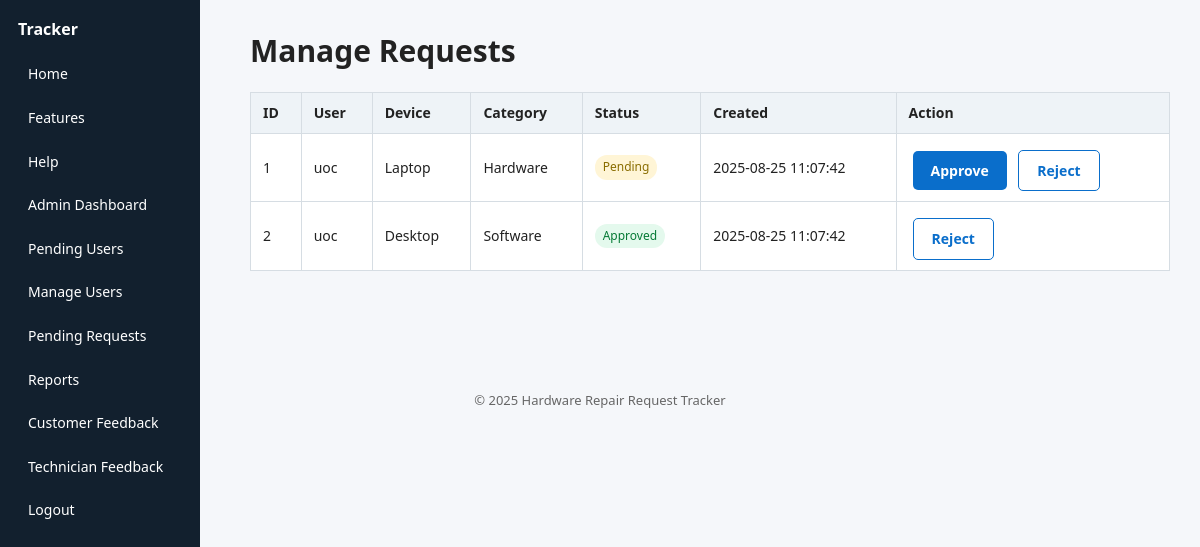
Page /admin/requests.php (signed in) on the earlier database version.
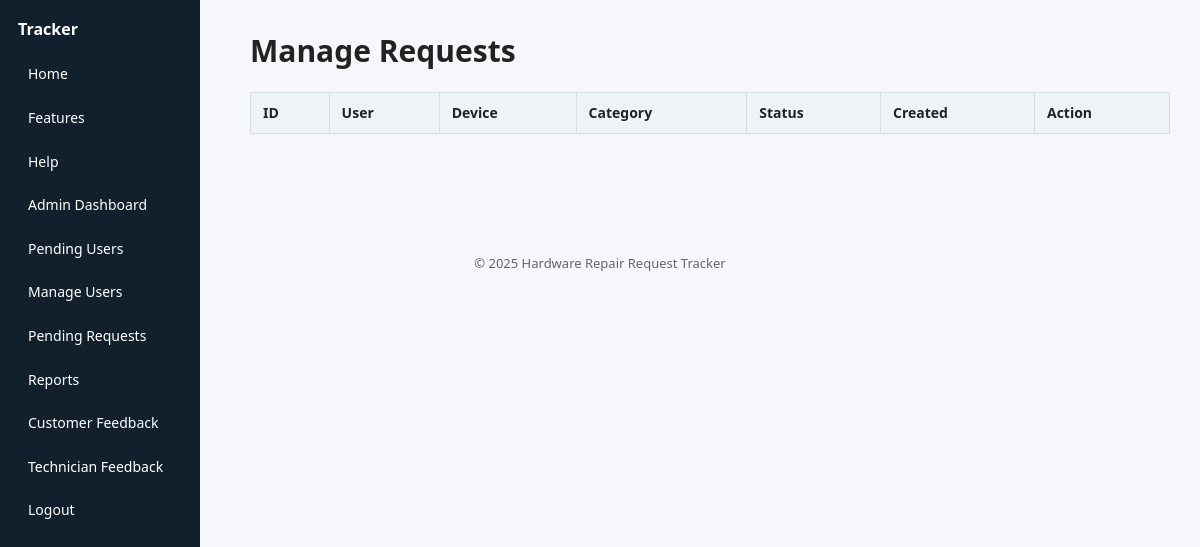
Same page on the later database version.
### tables this page shows
CREATE TABLE requests (
  request_id INT AUTO_INCREMENT PRIMARY KEY,
  user_id INT NOT NULL,
  device_type VARCHAR(100) NOT NULL,
  model VARCHAR(100) DEFAULT NULL,
  serial_no VARCHAR(100) DEFAULT NULL,
  category ENUM('Hardware','Software','Other') NOT NULL,
  description TEXT NOT NULL,
  status ENUM('Pending','Approved','In Progress','Completed','Rejected') NOT NULL DEFAULT 'Pending',
  admin_status ENUM('Pending','Approved','Rejected') DEFAULT 'Pending',
  technician_id INT NULL,
  tech_assigned INT NULL,
  appointment_time DATETIME NULL,
  created_at TIMESTAMP DEFAULT CURRENT_TIMESTAMP,
  updated_at TIMESTAMP DEFAULT CURRENT_TIMESTAMP ON UPDATE CURRENT_TIMESTAMP,
  FOREIGN KEY (user_id) REFERENCES users(user_id) ON DELETE CASCADE,
  FOREIGN KEY (technician_id) REFERENCES users(user_id) ON DELETE SET NULL,
  FOREIGN KEY (tech_assigned) REFERENCES users(user_id) ON DELETE SET NULL
);

CREATE TABLE users (
  user_id INT AUTO_INCREMENT PRIMARY KEY,
  username VARCHAR(50) NOT NULL UNIQUE,
  password VARCHAR(255) NOT NULL,
  role ENUM('admin','user','technician') NOT NULL DEFAULT 'user',
  status ENUM('pending','approved','rejected') NOT NULL DEFAULT 'pending',
  is_disabled TINYINT(1) NOT NULL DEFAULT 0,
  created_at TIMESTAMP DEFAULT CURRENT_TIMESTAMP
);

### config.php (called while the page is built, shortened)
<?php
$BASE_URL    = '/Hardware';
function current_user()
{
    return $_SESSION['user'] ?? null;
}
?>

### admin/requests.php (the view, shortened to what this page needs)
<?php
require_once __DIR__ . '/../config.php';
require_once __DIR__ . '/../db.php';
$res = $mysqli->query("SELECT r.request_id,u.username,r.device_type,r.category,r.status,r.created_at FROM requests r JOIN users u ON r.user_id=u.user_id ORDER BY r.created_at DESC");
?>
<?php include __DIR__ . '/../partials/header.php'; ?>
<h1>Manage Requests</h1>
<table class="table">
  <tr><th>ID</th><th>User</th><th>Device</th><th>Category</th><th>Status</th><th>Created</th><th>Action</th></tr>
  <?php while ($row = $res->fetch_assoc()): ?>
    <tr>
      <td><?= $row['request_id'] ?></td>
      <td><?= htmlspecialchars($row['username']) ?></td>
      <td><?= htmlspecialchars($row['device_type']) ?></td>
      <td><?= $row['category'] ?></td>
      <td><span class="status-tag status-<?= str_replace(' ', '-', $row['status']) ?>"><?= $row['status'] ?></span></td>
      <td><?= $row['created_at'] ?></td>
      <td>
        <?php if ($row['status'] === 'Pending'): ?>
          <a class="btn" href="?approve=<?= $row['request_id'] ?>">Approve</a>
          <a class="btn outline" href="?reject=<?= $row['request_id'] ?>">Reject</a>
        <?php elseif ($row['status'] === 'Approved'): ?>
          <a class="btn outline" href="?reject=<?= $row['request_id'] ?>">Reject</a>
        <?php endif; ?>
      </td>
    </tr>
  <?php endwhile; ?>
</table>
<?php include __DIR__ . '/../partials/footer.php'; ?>

### partials/header.php (shortened to what this page needs)
<?php
require_once __DIR__ . '/../config.php';
?>
<!doctype html>
<html lang="en">
<head>
	<link rel="stylesheet" href="<?= $BASE_URL ?>/assets/css/style.css">
</head>
<body>
<?php include __DIR__ . '/nav.php'; ?>
<main class="with-sidebar">

### partials/nav.php (shortened to what this page needs)
<?php
$u    = current_user();
$role = $u['role'] ?? null;
$base = $BASE_URL;
?>
<nav class="sidebar">
  <h2>Tracker</h2>
  <a href="<?= $base ?>/index.php">Home</a>
  <a href="<?= $base ?>/features.php">Features</a>
  <a href="<?= $base ?>/help.php">Help</a>
  <?php if ($u): ?>
    <?php if ($role === 'admin'): ?>
      <a href="<?= $base ?>/admin/index.php">Admin Dashboard</a>
      <a href="<?= $base ?>/admin/users_pending.php">Pending Users</a>
      <a href="<?= $base ?>/admin/users_manage.php">Manage Users</a>
      <a href="<?= $base ?>/admin/requests_pending.php">Pending Requests</a>
      <a href="<?= $base ?>/admin/reports.php">Reports</a>
      <a href="<?= $base ?>/admin/feedback_customers.php">Customer Feedback</a>
      <a href="<?= $base ?>/admin/feedback_technicians.php">Technician Feedback</a>
    <?php endif; ?>
    <a href="<?= $base ?>/auth/logout.php">Logout</a>
  <?php else: ?>
    <a href="<?= $base ?>/auth/login.php">Login</a>
    <a href="<?= $base ?>/auth/choose_role.php">Register</a>
  <?php endif; ?>
</nav>

### partials/footer.php
</main>
<footer>
	&copy; <?= date('Y') ?> Hardware Repair Request Tracker
</footer>
</body>
</html>

### assets/css/style.css (style rules this page uses)
* { box-sizing: border-box; font-family: system-ui, -apple-system, Segoe UI, Roboto, sans-serif; margin: 0; padding: 0 }
body { background: #f5f7fa; color: #222; line-height: 1.4; font-size: 15px }
a { color: #0a6ecb; text-decoration: none }
.table { width: 100%; border-collapse: collapse; margin: 20px 0; background: #fff }
.table th, .table td { padding: 10px 12px; border: 1px solid #d6dde3; font-size: 14px; text-align: left }
.table th { background: #eef3f7; font-weight: 600 }
nav.sidebar { position: fixed; left: 0; top: 0; bottom: 0; width: 200px; background: #12202e; color: #fff; padding: 18px; display: flex; flex-direction: column; gap: 8px }
nav.sidebar h2 { font-size: 16px; margin-bottom: 8px; font-weight: 600 }
nav.sidebar a { color: #fff; padding: 8px 10px; border-radius: 4px; font-size: 14px; background: transparent }
main.with-sidebar { margin-left: 220px; padding: 30px 30px 60px }
footer { margin: 40px 0 20px; text-align: center; color: #666; font-size: 13px }
button, .btn { display: inline-block; background: #0a6ecb; color: #fff; border: none; padding: 10px 18px; border-radius: 5px; font-size: 14px; font-weight: 600; cursor: pointer; margin: 6px 4px 0 }
.btn.outline { background: #fff; color: #0a6ecb; border: 1px solid #0a6ecb }
.status-tag { padding: 4px 8px; border-radius: 12px; font-size: 12px; display: inline-block }
.status-Pending { background: #fff5d6; color: #8a6d00 }
.status-Approved { background: #e4f9ed; color: #067a36 }

Differences in the rows shown:
removed requests: request_id "1", user.username "uoc", device_type "Laptop", category "Hardware", status "Pending", created_at "2025-08-25 11:07:42"
removed requests: request_id "2", user.username "uoc", device_type "Desktop", category "Software", status "Approved", created_at "2025-08-25 11:07:42"
